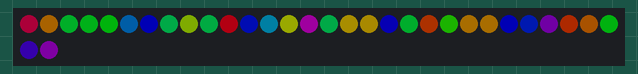
Simulated run of this sketch. Board: Arduino Uno, built with avr-gcc and run on an emulated ATmega328P. Parts: 32 RGB LEDs in strip order, left to right, continuing on the next row. Dim RGB values are drawn brighter than linear; random numbers use the default seed unless the sketch sets one.

Above: at 0.13 s.
At 5.07 s:
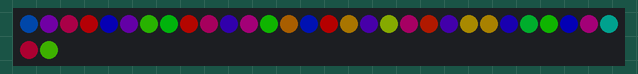
At 10.0 s:
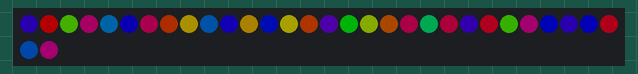
At 19.87 s:
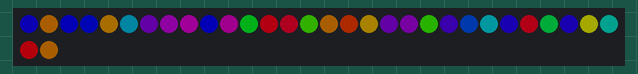
At 29.74 s:
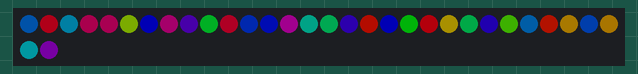
At 39.87 s:
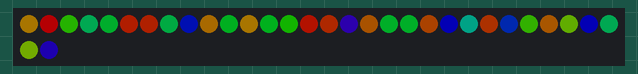

The sketch:

example-03-random.ino
```cpp
//
// Arduino Light Studies examples
// Jonas Vorwerk 2018
// https://jonasvorwerk.nl
//

#include "FastLED.h"

// How many leds in your strip?
#define NUM_LEDS 32

#define DATA_PIN    13
#define CLOCK_PIN   12
#define LED_TYPE    APA102
#define COLOR_ORDER BGR

byte hue = 0;
byte sat = 0;
byte val = 0;

// Define the array of leds
CRGB leds[NUM_LEDS];

void setup() {
  //FastLED.addLeds<LED_TYPE, DATA_PIN>(leds, NUM_LEDS);
  //FastLED.addLeds<LED_TYPE,DATA_PIN,COLOR_ORDER>(leds, NUM_LEDS);
  FastLED.addLeds<LED_TYPE,DATA_PIN,CLOCK_PIN,COLOR_ORDER>(leds, NUM_LEDS);
  FastLED.setBrightness(64);
  FastLED.clear();
}

void loop() {

  for(int i = 0; i < NUM_LEDS; i++) {

    hue = random(255);
    sat = random(255);
    val = random(255);

    leds[i] = CHSV(hue, 255, 255);
  }

  FastLED.show();
  delay(250);

}
```
